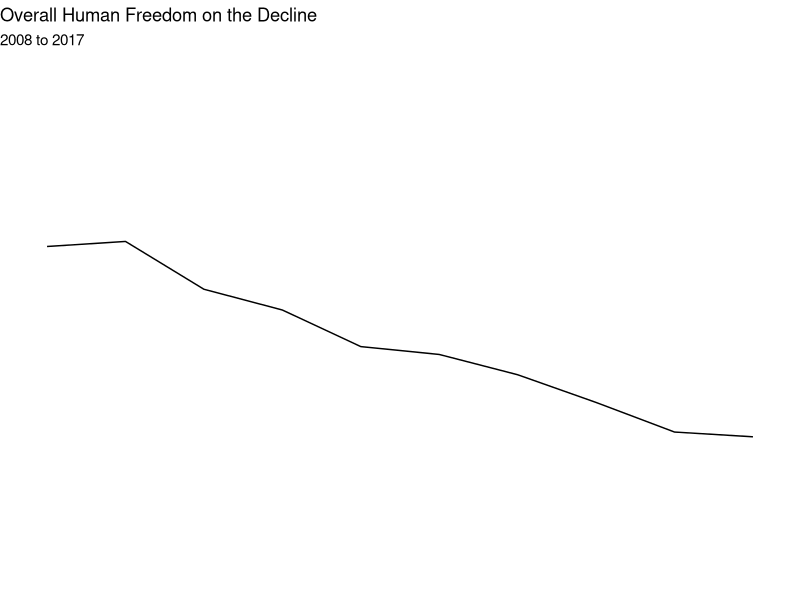
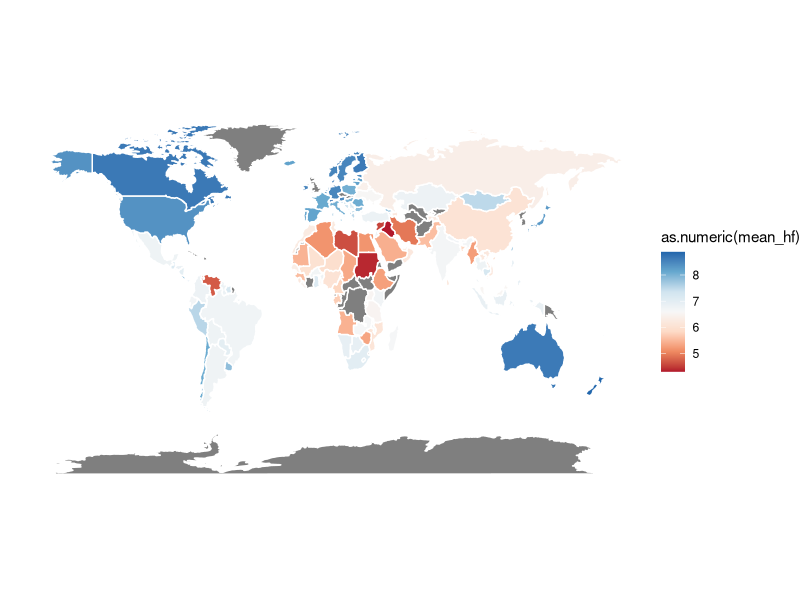
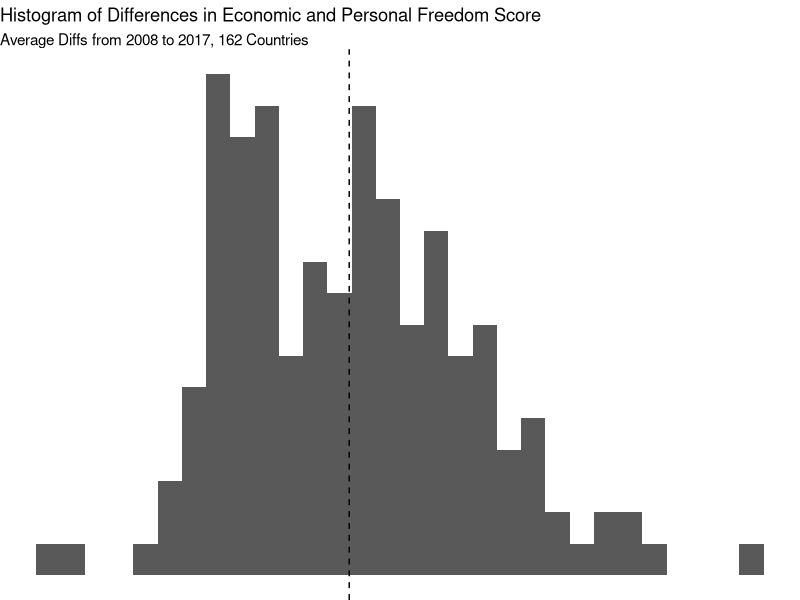
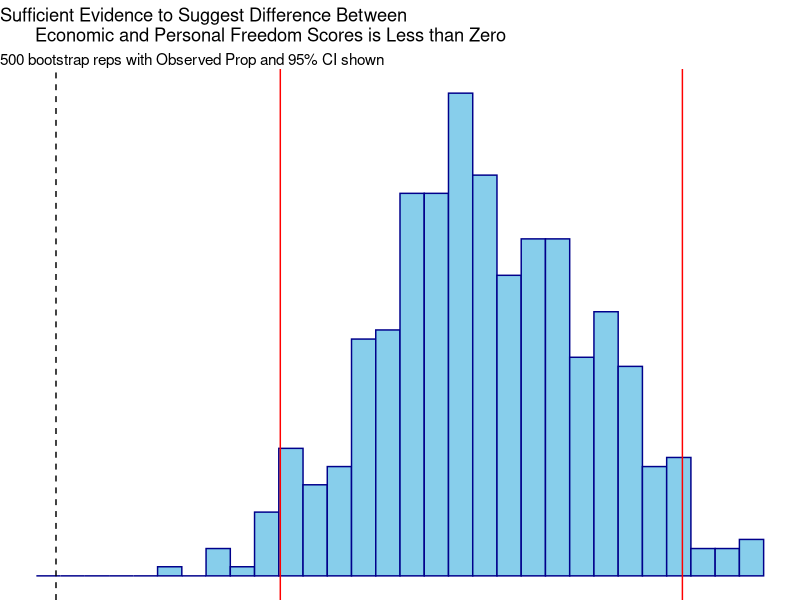
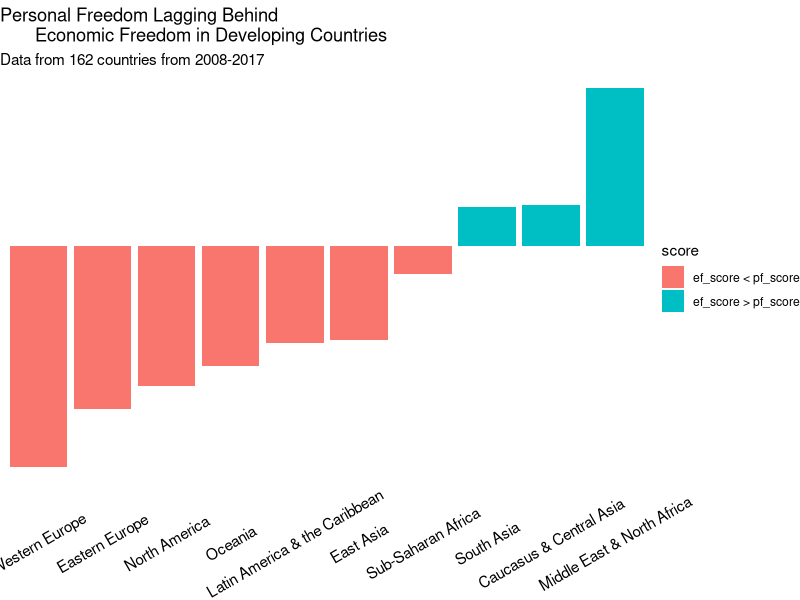
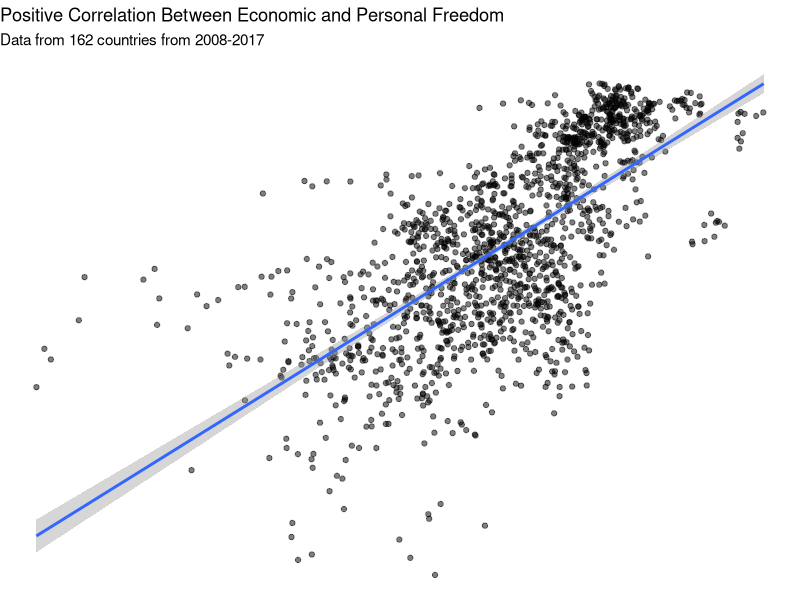

Reproduce these figures in R, in order.
## ---- chunk 1
library(tidyverse)
library(ggplot2)
library(dplyr)
require(maps)
require(viridis)

theme_set(
  theme_void()
  )
hfi <- read_csv("data/hfi_cc_2019.csv") 
## ---- chunk 2
glimpse(hfi)
## ---- chunk 3
hfscore_by_year <- hfi %>% 
  filter(hf_score != "-") %>% 
  group_by(year) %>% 
  summarize(mean_hf = mean(as.numeric(hf_score)))

ggplot(data = hfscore_by_year, 
       aes(x = as.factor(year), y = mean_hf, group = 1)) +
  geom_line(stat = "identity") +
  ylim(6.75, 7.25) + 
  labs(x = "Year", y = "Human Freedom Score", 
       title = "Overall Human Freedom on the Decline",
       subtitle = "2008 to 2017")
## ---- chunk 4
summarized_hfi <- hfi %>% 
  filter(hf_score != "-") %>% 
  group_by(countries) %>% 
  mutate(mean_hf = mean(as.numeric(hf_score))) %>% 
  slice(1) %>% 
  mutate(countries = ifelse(countries == "United States", "USA", countries)) %>% 
  summarize(countries, mean_hf)

world_map <- map_data("world")
freedom_map <- left_join(world_map, summarized_hfi, by = c("region" = "countries"))

# Create the map
ggplot(freedom_map, mapping = aes(long, lat, group = group)) +
  coord_fixed(1.3) +
  geom_polygon(aes(fill = as.numeric(mean_hf)), color = "white") +
  scale_fill_distiller(palette ="RdBu", direction = 1)
## ---- chunk 5
no_na_hfi <- hfi %>% 
  filter(pf_score != "-" & ef_score != "-")

clean_hfi <- no_na_hfi %>% 
  group_by(countries) %>% 
  mutate(mean_pf = mean(as.numeric(pf_score)),
         mean_ef = mean(as.numeric(ef_score))) %>% 
  mutate(diff_ef_pf = mean_ef - mean_pf) %>% 
  slice(1) %>% 
  summarize(countries, mean_ef, mean_pf, diff_ef_pf)

mean_diff <- clean_hfi %>% 
  summarize(mean_diff = mean(diff_ef_pf))

ggplot(data = clean_hfi, aes(x = diff_ef_pf)) +
  geom_histogram(bins = 30) +
  geom_vline(linetype = "dashed", xintercept = c(mean_diff$mean_diff)) +
  labs(x = "Difference in Economic and Personal Freedom Score", 
       y = "Count", 
       title = "Histogram of Differences in Economic and Personal Freedom Score",
       subtitle = "Average Diffs from 2008 to 2017, 162 Countries")
## ---- chunk 6
set.seed(10)
n_sims <- 500
boot_dist = numeric(n_sims) 
for(i in 1:n_sims){ 
  indices <- sample(1:nrow(clean_hfi), replace = T)
  boot_mean <- clean_hfi %>% 
    slice(indices) %>%                    
    summarize(boot_mean = mean(diff_ef_pf)) %>% 
    pull()                                
  boot_dist[i] <- boot_mean 
}

boot_means = tibble(boot_dist)
mu_0 <- 0
offset <- boot_means %>% 
  summarize(mu_0 - mean(boot_dist)) %>%
  pull()
boot_means <- boot_means %>%
  mutate(shifted_means = boot_dist + offset)
boot_1 <- boot_means%>%
  summarize(lower = quantile(shifted_means, 0.025), 
            upper = quantile(shifted_means, 0.975))
boot_1
## ---- chunk 7
obs_mean <- clean_hfi %>% 
  summarize(mean(diff_ef_pf)) %>% 
  pull()
obs_mean
## ---- chunk 8
obs_diff <- mu_0 - obs_mean
boot_means %>% 
  mutate(extreme = ifelse(shifted_means <= mu_0 - obs_diff |
                          shifted_means >= mu_0 + obs_diff, 1, 0)) %>% 
  summarize(p_val = mean(extreme))
## ---- chunk 9
ggplot(data = boot_means, aes(x = shifted_means)) +
  geom_histogram(color = "darkblue", fill = "skyblue") + 
  labs(x = "Difference in Economic and Personal Freedom Score", y = "Count", 
       title = "Sufficient Evidence to Suggest Difference Between 
       Economic and Personal Freedom Scores is Less than Zero",
       subtitle = "500 bootstrap reps with Observed Prop and 95% CI shown") +
  geom_vline(xintercept = c(boot_1$lower, boot_1$upper),
             color = "red") +
  geom_vline(linetype = "dashed", xintercept = c(mean_diff$mean_diff))
## ---- chunk 10
region_hfi <- no_na_hfi %>% 
  group_by(region) %>% 
  mutate(mean_pf = mean(as.numeric(pf_score)),
         mean_ef = mean(as.numeric(ef_score))) %>% 
  mutate(diff_ef_pf = mean_ef - mean_pf,
         score = ifelse(diff_ef_pf > 0, 
                        "ef_score > pf_score", "ef_score < pf_score")) %>% 
  slice(1) %>% 
  summarize(region, mean_ef, mean_pf, diff_ef_pf, score)

ggplot(data = region_hfi, aes(x = reorder(region, diff_ef_pf), 
                              y = diff_ef_pf, fill = score)) +
  geom_col() + 
  theme(axis.text.x = element_text(angle = 30)) +
  labs(x = "Region", y = "Diff in EF and PF Scores", 
       title = "Personal Freedom Lagging Behind 
       Economic Freedom in Developing Countries",
       subtitle = "Data from 162 countries from 2008-2017")
## ---- chunk 11
corr_efpf <- no_na_hfi %>% 
  summarize(cor_ef_pf = cor(as.numeric(ef_score), as.numeric(pf_score)))
corr_efpf
## ---- chunk 12
ggplot(data = no_na_hfi, aes(x = as.numeric(ef_score), 
                             y = as.numeric(pf_score))) +
  geom_point(alpha = 0.5, position = "jitter") + 
  geom_smooth(method="lm") +
  labs(x = "Economic Freedom Score", y = "Personal Freedom Score", 
       title = "Positive Correlation Between Economic and Personal Freedom",
       subtitle = "Data from 162 countries from 2008-2017")
